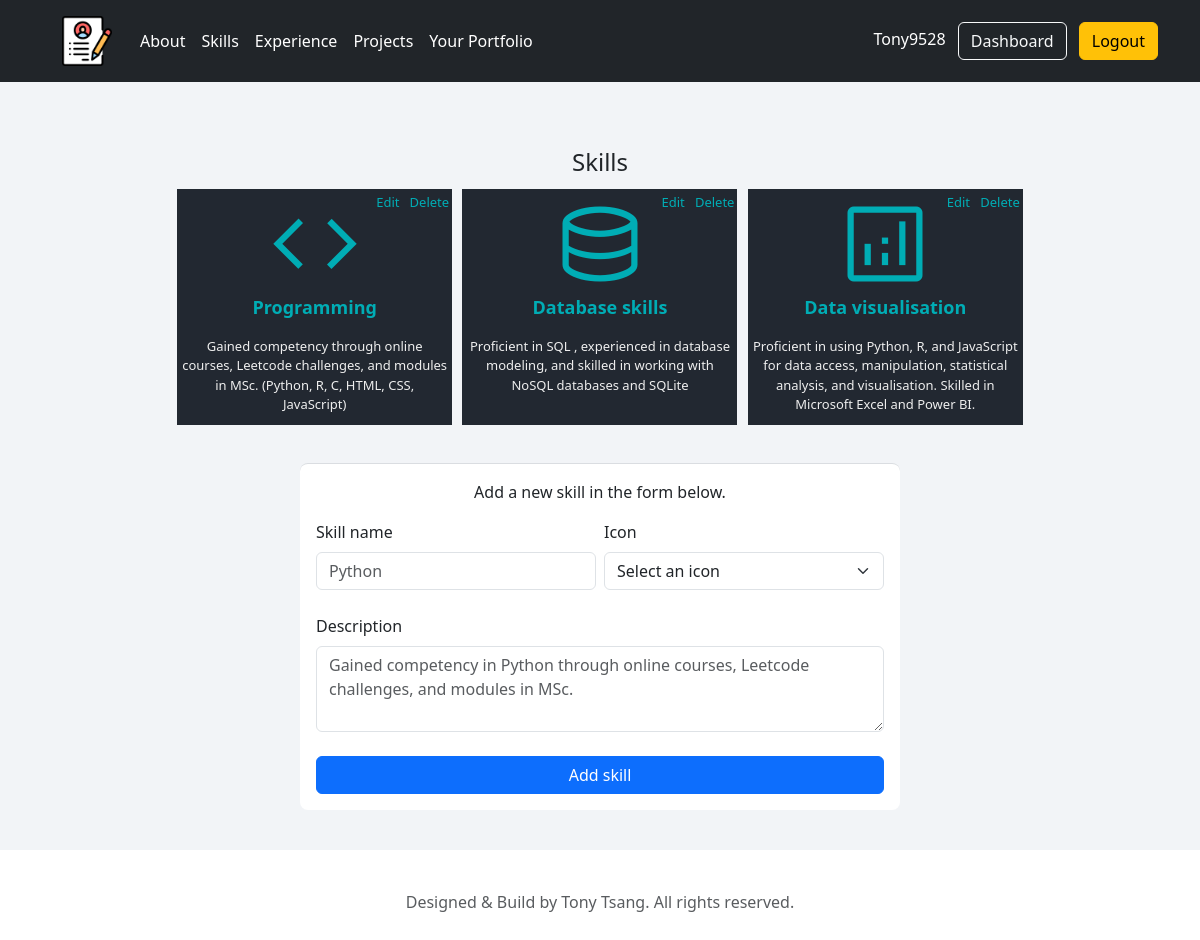
The app's page /skills (signed in), older data.
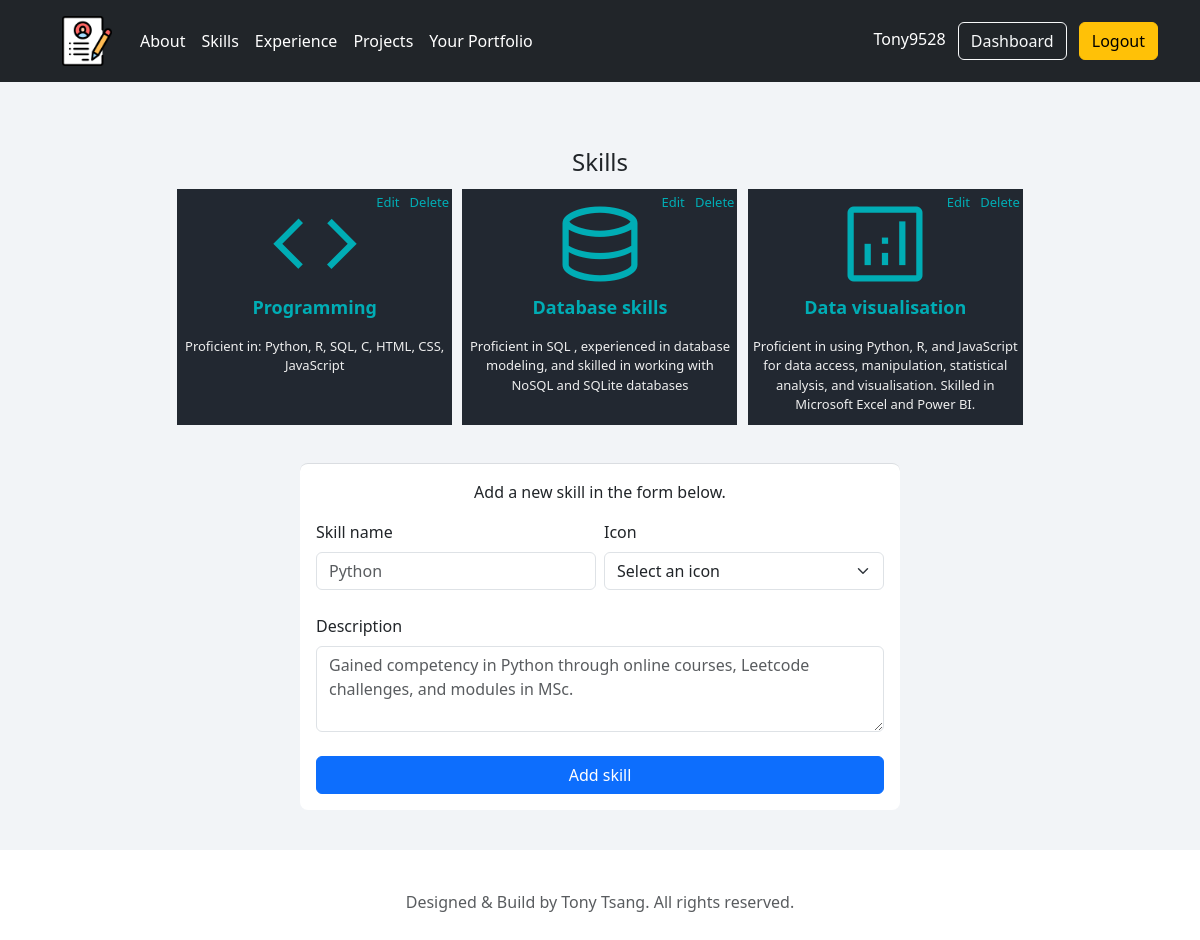
The same page, newer data.
### tables this page shows
CREATE TABLE "skills"(
    "skill_id" INTEGER PRIMARY KEY AUTOINCREMENT,
    "user_id" INTEGER NOT NULL,
    "skill_name" TEXT NOT NULL,
    "skill_content" TEXT NOT NULL,
    "skill_icon" TEXT NOT NULL,
    FOREIGN KEY ("user_id") REFERENCES "users" ("id")
);

### portfolio/routes.py (the view, shortened to what this page needs)
@app.route('/skills', methods = ['GET', 'POST'])
def skills():
    if not session.get("user_id"):
        flash("Please login first", "warning")
        return redirect(url_for('login'))
    user_id = session["user_id"]
    username = session["username"]
    icons = [
        "Analytics", "Cloud", "Coding", "Communication", "CSS", "Database",
        "HTML", "JavaScript", "Leadership", "Project Management", "Public Speaking",
        "Sale", "Science", "Teamwork", "Translation", "Writing"
    ]
    sql = "SELECT * FROM skills WHERE user_id = :user_id"
    sql = text(sql)
    user_skills = db.engine.connect().execute(sql, {'user_id': user_id}).fetchall()
    return render_template("skills.html", username=username, icons=icons, user_skills=user_skills)

### portfolio/templates/skills.html (shortened to what this page needs)
{% extends "layout.html" %}
{% block content %}
<div class="container">
    <div class="text-center skills-container">
        <h1 class="h4 mb-2 fw-normal">Skills</h1>
        <div class="container text-center px-3 gy-3">
            {% if user_skills%}
            <div class="row g-2">
                {% for row in user_skills%}
                    <div class="col-4 skill-container position-relative">
                        <div class="position-absolute top-0 end-0">
                            <a href="{{url_for('edit_skill', id=row.skill_id)}}"><span class="edit-delete">Edit</span></a>
                            <a href="{{url_for('delete_skill', id=row.skill_id)}}"><span class="edit-delete">Delete</span></a>
                        </div>
                        <img class="skill-icon" src="{{url_for('static', filename='img/' + row.skill_icon + '.png')}}">
                        <p class="skill-name">{{row.skill_name}}</p>
                        <p class="skill-content">{{row.skill_content}}</p>
                    </div>
                {% endfor %}
            </div>
            {% endif %}
        </div>
    </div>
    <div class="container text-left form-container">
        <p class="text-center">Add a new skill in the form below.</p>
        <form action="/skills" method="POST" class="row g-2">
            <div class="mb-3 col-md-6">
                <label for="skill_name" class="form-label">Skill name</label>
                <input type="text" name="skill_name" class="form-control" placeholder="Python" required>
            </div>
            <div class="mb-3 col-md-6">
                <label for="skill_icon" class="form-label">Icon</label>
                <select type="text" name="skill_icon" class="form-select" required>
                    <option disabled selected="">Select an icon</option>
                </select>
            </div>
            <div class="mb-3">
                <label for="skill_content" class="form-label">Description</label>
                <textarea id="skill_content" name="skill_content" class="form-control" rows="3" placeholder="Gained competency in Python through online courses, Leetcode challenges, and modules in MSc." required></textarea>
            </div>
            <div class="d-grid gap-2">
                <button type="submit" class="btn btn-primary">Add skill</button>
            </div>
        </form>
    </div>
</div>
{% endblock content %}

### portfolio/templates/layout.html (shortened to what this page needs)
<!DOCTYPE html>
<html>
<head>
  <link href="https://cdn.jsdelivr.net/npm/bootstrap@5.3.3/dist/css/bootstrap.min.css" rel="stylesheet">
  <link href="https://cdn.jsdelivr.net/npm/quill@2.0.3/dist/quill.snow.css" rel="stylesheet" />
  <link rel="stylesheet" type="text/css" href="{{url_for('static',filename='css/style.css')}}">
</head>
<body>
    <header class="p-3 bg-dark text-white">
        <div class="container">
          <div class="d-flex flex-wrap align-items-center justify-content-center justify-content-lg-start">
            <a href="{{url_for('login')}}" class="d-flex align-items-center mb-2 mb-lg-0 text-white text-decoration-none">
              <img id="header-icon" src="{{url_for('static',filename='img/resume_icon.png')}}">
            </a>
              <ul class="nav col-12 col-lg-auto me-lg-auto mb-2 justify-content-center mb-md-0">
                <li><a href="{{url_for('about')}}" class="nav-link px-2 text-white">About</a></li>
                <li><a href="{{url_for('skills')}}" class="nav-link px-2 text-white">Skills</a></li>
                <li><a href="{{url_for('experience')}}" class="nav-link px-2 text-white">Experience</a></li>
                <li><a href="{{url_for('projects')}}" class="nav-link px-2 text-white">Projects</a></li>
                <li><a href="{{url_for('portfolio', username=session["username"])}}" class="nav-link px-2 text-white">Your Portfolio</a></li>
              </ul>
            <div class="text-end">
              <span class="px-2 text-white">{{username}}</span>
              <a href="{{url_for('dashboard')}}"><button type="button" class="btn btn-outline-light me-2">Dashboard</button></a>
              <a href="{{url_for('logout')}}"><button type="button" class="btn btn-warning">Logout</button></a>
            </div>
          </div>
        </div>
      </header>
    <main>
        {% block content %}
        {% endblock %}
    </main>
    <footer class="py-3 my-4">
      <p class="text-center text-body-secondary">Designed & Build by Tony Tsang. All rights reserved.</p>
    </footer>
</body>
</html>

### portfolio/static/css/style.css (style rules this page uses)
#header-icon { height: 50px; padding: 0px 20px; }
a { color:#00ADB5; text-decoration: none; }
html { scroll-behavior: smooth; }
main { display: -ms-flexbox; display: -webkit-box; display: flex; -ms-flex-align: center; -ms-flex-pack: center; -webkit-box-align: center; align-items: center; -webkit-box-pack: center; justify-content: center; padding-top: 40px; padding-bottom: 40px; background-color: #f2f4f7; }
.form-container { background-color: #fff; border-radius: 8px; border-top: 1px solid #dadde1; box-sizing: border-box; padding: 16px; position: relative; width: 600px; }
.skills-container { max-width: 900px; padding: 10px; margin: 16px auto; }
.skill-container { max-width: 275px; padding: 5px; margin: 12px auto; background-color: #222831; }
.skill-icon { max-width: 100px; }
.skill-name { font-weight: bold; font-size: large; color: #00ADB5; }
.skill-content { font-size: small; margin: 5px auto; color: #EEEEEE; }
.edit-delete { font-size: small; padding:3px; }

Row changes from the older to the newer data that the page shows:
changed skills "Programming": skill_content "Gained competency through online courses, Leetcode challenges, and modules in MSc. (Python, R, C, HTML, CSS, JavaScript)" → "Proficient in: Python, R, SQL, C, HTML, CSS, JavaScript"
changed skills "Database skills": skill_content "Proficient in SQL , experienced in database modeling, and skilled in working with NoSQL databases and SQLite" → "Proficient in SQL , experienced in database modeling, and skilled in working with NoSQL and SQLite databases"
